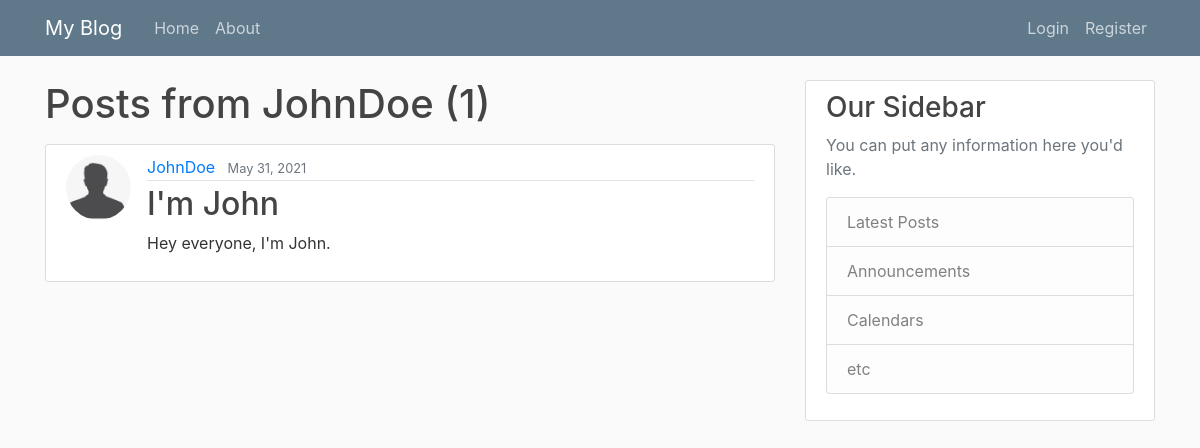
Page /user/JohnDoe on the earlier database version.
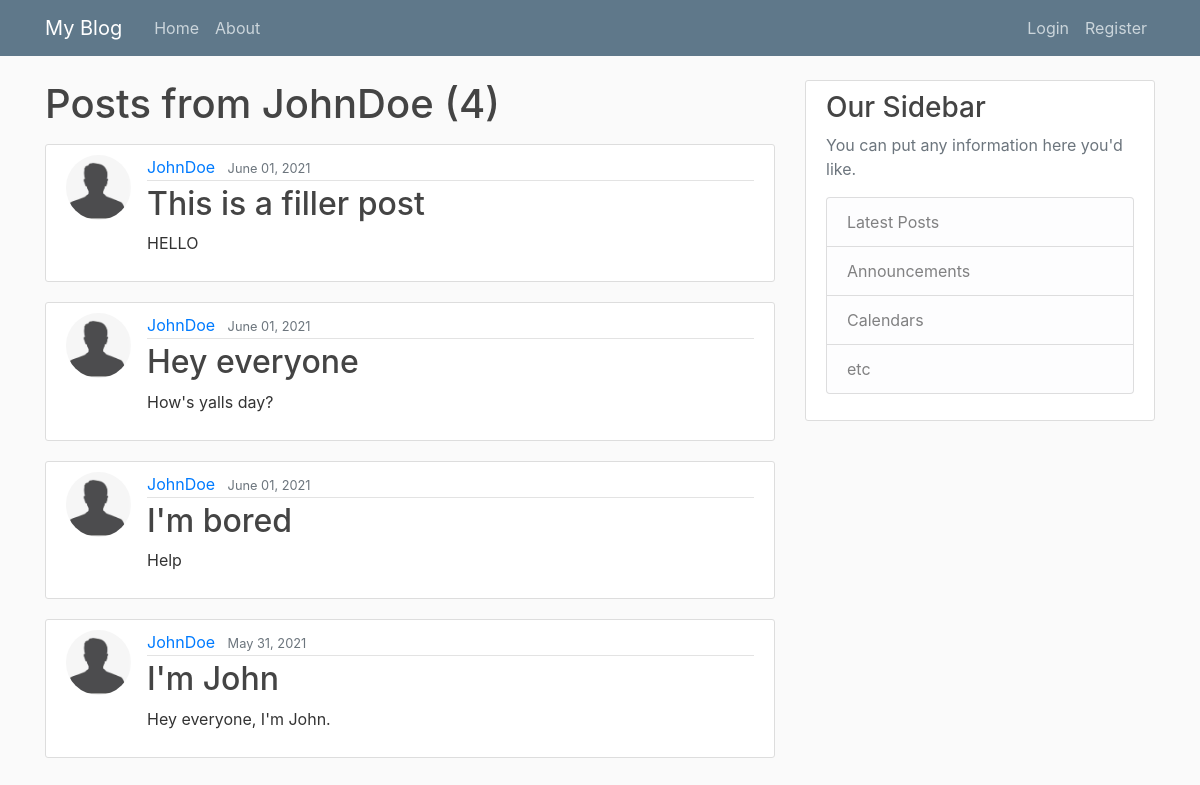
Same page on the later database version.
### blog/models.py (models this page shows, shortened)
class Post(models.Model):
    title = models.CharField(max_length=100)
    content = models.TextField()
    date_posted = models.DateTimeField(auto_now_add=True)
    author = models.ForeignKey(User, on_delete=models.CASCADE)

### users/models.py (models this page shows, shortened)
class Profile(models.Model):
    user = models.OneToOneField(User, on_delete=models.CASCADE)             # Defines 1-to-1 existence of user and profile
    image = models.ImageField(default='default.jpg', upload_to='profile_pics')  # Defines profile picture location and default

### blog/views.py (the view)
# urls.py: path('user/<str:username>', UserPostListView.as_view(), name='user-posts'),
class UserPostListView(ListView):
    model = Post                                            # active model
    template_name = 'blog/user_posts.html'                  # HTML template for page
    context_object_name = 'posts'                           # name of 'object' within template                            # how to order posts on homepage
    paginate_by = 5                                         # objects per page
    def get_queryset(self):                                 # overridden method to get posts from user
        user = get_object_or_404(User, username=self.kwargs.get('username'))
        return Post.objects.filter(author=user).order_by('-date_posted')

### blog/templates/blog/user_posts.html (shortened to what this page needs)
{% extends "blog/base.html" %}
{% block content %}
    <h1 class="mb-3">Posts from {{ view.kwargs.username }} ({{ page_obj.paginator.count }})</h1>
    {% for post in posts %}
    <article class="media content-section">
      <img class="rounded-circle article-img" src="{{ post.author.profile.image.url }}" alt="">
        <div class="media-body">
          <div class="article-metadata">
            <a class="mr-2" href="{% url 'user-posts' post.author.username %}">{{ post.author }}</a>
            <small class="text-muted">{{ post.date_posted|date:"F d, Y" }}</small>
          </div>
          <h2><a class="article-title" href="{% url 'post-detail' post.id %}">{{ post.title }}</a></h2>
          <p class="article-content">{{ post.content }}</p>
        </div>
    </article>
    {% endfor %}
{% endblock content %}

### blog/templates/blog/base.html (shortened to what this page needs)
{% load static %}
<!DOCTYPE html>
<html>
    <head>
        <link rel="stylesheet" href="https://maxcdn.bootstrapcdn.com/bootstrap/4.0.0/css/bootstrap.min.css">
        <link rel="stylesheet" href="{% static 'blog/main.css' %}">
    </head>
    <body>
        <header class="site-header">
            <nav class="navbar navbar-expand-md navbar-dark bg-steel fixed-top">
              <div class="container">
                <a class="navbar-brand mr-4" href="{% url 'blog-home' %}">My Blog</a>
                <div class="collapse navbar-collapse" id="navbarToggle">
                  <div class="navbar-nav mr-auto">
                    <a class="nav-item nav-link" href="{% url 'blog-home' %}">Home</a>
                    <a class="nav-item nav-link" href="{% url 'blog-about' %}">About</a>
                  </div>
                  <div class="navbar-nav">
                    {% if user.is_authenticated %}
                      <a class="nav-item nav-link" href="{% url 'post-create' %}">New Post</a>
                      <a class="nav-item nav-link" href="{% url 'profile' %}">{{ user.username }}</a>
                      <a class="nav-item nav-link" href="{% url 'logout' %}">Logout</a>
                    {% else %}
                      <a class="nav-item nav-link" href="{% url 'login' %}">Login</a>
                      <a class="nav-item nav-link" href="{% url 'register' %}">Register</a>
                    {% endif %}
                    </div>
                </div>
              </div>
            </nav>
        </header>
        <main role="main" class="container">
            <div class="row">
              <div class="col-md-8">
                {% block content %}{% endblock %}
              </div>
              <div class="col-md-4">
                <div class="content-section">
                  <h3>Our Sidebar</h3>
                  <p class='text-muted'>You can put any information here you'd like.
                    <ul class="list-group">
                      <li class="list-group-item list-group-item-light">Latest Posts</li>
                      <li class="list-group-item list-group-item-light">Announcements</li>
                      <li class="list-group-item list-group-item-light">Calendars</li>
                      <li class="list-group-item list-group-item-light">etc</li>
                    </ul>
                  </p>
                </div>
              </div>
            </div>
        </main>
    </body>
</html>

### blog/static/blog/main.css (style rules this page uses)
body { background: #fafafa; color: #333333; margin-top: 5rem; }
h1, h2, h3, h4, h5, h6 { color: #444444; }
ul { margin: 0; }
.bg-steel { background-color: #5f788a; }
.site-header .navbar-nav .nav-link { color: #cbd5db; }
.content-section { background: #ffffff; padding: 10px 20px; border: 1px solid #dddddd; border-radius: 3px; margin-bottom: 20px; }
.article-title { color: #444444; }
.article-content { white-space: pre-line; }
.article-img { height: 65px; width: 65px; margin-right: 16px; }
.article-metadata { padding-bottom: 1px; margin-bottom: 4px; border-bottom: 1px solid #e3e3e3 }

Differences in the rows shown:
added Post: author.profile.image (placeholder picture), author "JohnDoe", date_posted "June 01, 2021", title "This is a filler post", content "HELLO"
added Post: author.profile.image (placeholder picture), author "JohnDoe", date_posted "June 01, 2021", title "Hey everyone", content "How's yalls day?"
added Post: author.profile.image (placeholder picture), author "JohnDoe", date_posted "June 01, 2021", title "I'm bored", content "Help"
Other differences:
{{ page_obj.paginator.count }}: "1" → "4"
